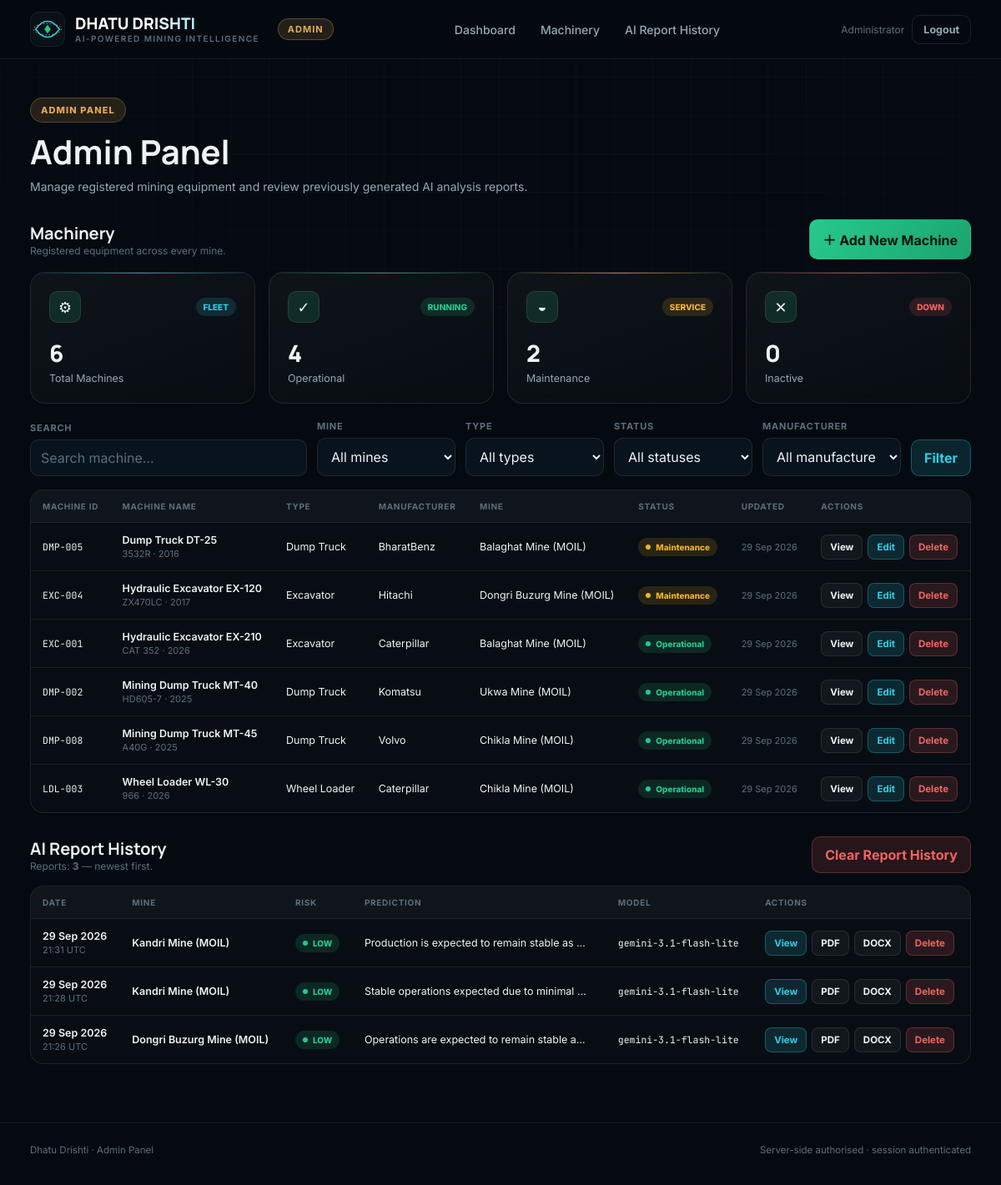
The page /admin (signed in) on the database its author committed.
### models.py (models this page shows, shortened)
class User(db.Model):
    __tablename__ = "users"
    id = db.Column(db.Integer, primary_key=True)
    email = db.Column(db.String(255), unique=True, nullable=False, index=True)
    name = db.Column(db.String(200), nullable=True)
    password_hash = db.Column(db.String(255), nullable=False)
    is_admin = db.Column(db.Boolean, nullable=False, default=False, server_default=db.false())
    created_at = db.Column(db.DateTime, default=datetime.utcnow, nullable=False)
    @property
    def display_name(self) -> str:
        return self.name or self.email

class Machinery(db.Model):
    __tablename__ = "machinery"
    id = db.Column(db.Integer, primary_key=True)
    machine_id = db.Column(db.String(100), unique=True, nullable=False, index=True)
    name = db.Column(db.String(200), nullable=False)
    machine_type = db.Column(db.String(100), nullable=True)
    manufacturer = db.Column(db.String(200), nullable=True)
    model = db.Column(db.String(200), nullable=True)
    mine_name = db.Column(db.String(200), nullable=True, index=True)
    status = db.Column(db.String(50), nullable=False, default="Operational",
                       server_default="Operational", index=True)
    year = db.Column(db.Integer, nullable=True)
    capacity = db.Column(db.String(100), nullable=True)
    description = db.Column(db.Text, nullable=True)
    created_at = db.Column(db.DateTime, default=datetime.utcnow, nullable=False)
    updated_at = db.Column(db.DateTime, default=datetime.utcnow,
                           onupdate=datetime.utcnow, nullable=False)
    @property
    def status_tone(self) -> str:
        return {
            "Operational": "ok",
            "Maintenance": "warn",
            "Inactive": "danger",
            "Retired": "muted",
        }.get(self.status, "muted")

class AIReport(db.Model):
    __tablename__ = "ai_reports"
    id = db.Column(db.Integer, primary_key=True)
    mine_name = db.Column(db.String(200), nullable=False, index=True)
    risk_level = db.Column(db.String(50), nullable=True)
    prediction = db.Column(db.Text, nullable=True)
    report_data = db.Column(db.JSON, nullable=True)
    report_text = db.Column(db.Text, nullable=True)
    model_name = db.Column(db.String(100), nullable=True)
    created_at = db.Column(db.DateTime, default=datetime.utcnow, nullable=False, index=True)
    @property
    def risk_tone(self) -> str:
        return {"HIGH": "danger", "MEDIUM": "warn", "LOW": "ok"}.get(
            (self.risk_level or "").upper(), "muted")
    @property
    def structured(self) -> dict:
        data = self.report_data
        return data if isinstance(data, dict) else {}
    @property
    def report(self) -> dict:
        data = self.structured.get("report")
        return data if isinstance(data, dict) else {}

### admin.py (the view)
@admin_bp.route("/admin")
@admin_required
def dashboard():
    machine_statement, applied = machinery_query(request.args)
    machine_total = db.session.scalar(
        select(func.count()).select_from(machine_statement.subquery())) or 0
    machine_page = _paginate(machine_total, ADMIN_PER_PAGE, _page("page"),
                              "page", "admin.dashboard")
    machines = db.session.scalars(
        machine_statement.limit(machine_page["per_page"])
                         .offset(machine_page["offset"])).all()
    report_total = db.session.scalar(select(func.count(AIReport.id))) or 0
    report_page = _paginate(report_total, ADMIN_PER_PAGE, _page("rpage"),
                             "rpage", "admin.dashboard")
    reports = db.session.scalars(
        select(AIReport).order_by(desc(AIReport.created_at), desc(AIReport.id))
        .limit(report_page["per_page"]).offset(report_page["offset"])).all()
    return render_template(
        "admin/dashboard.html",
        counts=machinery_counts(),
        statuses=MACHINE_STATUSES,
        options=_filter_options(),
        applied=applied,
        machines=machines,
        machine_pager=machine_page,
        reports=reports,
        report_pager=report_page,
        user=current_user(),
    )

### admin.py (called while the page is built)
def _page(param: str) -> int:
    try:
        value = int(request.args.get(param) or 1)
    except (TypeError, ValueError):
        value = 1
    return max(1, value)

def _paginate(total: int, per_page: int, page: int, param: str, endpoint: str) -> dict:
    total_pages = max(1, -(-total // per_page)) if per_page else 1
    page = min(page, total_pages)
    return {
        "total": total,
        "page": page,
        "pages": total_pages,
        "per_page": per_page,
        "offset": (page - 1) * per_page,
        "links": _page_links(param, page, total_pages, endpoint),
        "param": param,
    }

def _filter_options() -> dict[str, list[str]]:
    return {
        "types": distinct_machinery_values(Machinery.machine_type),
        "mines": distinct_machinery_values(Machinery.mine_name),
        "statuses": distinct_machinery_values(Machinery.status),
        "manufacturers": distinct_machinery_values(Machinery.manufacturer),
    }

### models.py (called while the page is built, shortened)
def machinery_query(args):
    statement = select(Machinery)
    applied: dict[str, str] = {}
    search = (args.get("search") or "").strip()
    for key, column in (("type", Machinery.machine_type),
                        ("mine", Machinery.mine_name),
                        ("status", Machinery.status),
                        ("manufacturer", Machinery.manufacturer)):
        value = (args.get(key) or "").strip()
        if value:
            statement = statement.where(column == value)
            applied[key] = value
    statement = statement.order_by(Machinery.name.asc())
    return statement, applied

def distinct_machinery_values(column) -> list[str]:
    rows = db.session.scalars(
        select(column).where(column.is_not(None))
        .where(column != "")
        .distinct().order_by(column)
    ).all()
    return [str(value) for value in rows]

def machinery_counts() -> dict[str, int]:
    counts = {status: 0 for status in MACHINE_STATUSES}
    rows = db.session.execute(
        select(Machinery.status, func.count(Machinery.id)).group_by(Machinery.status)
    ).all()
    for status, count in rows:
        counts[status or "Operational"] = count
    counts["total"] = sum(counts.values())
    return counts

### security.py (called while the page is built)
def current_user() -> User | None:
    user_id = session.get("uid")
    if not isinstance(user_id, int):
        return None
    return db.session.get(User, user_id)

def csrf_token() -> str:
    return generate_csrf()

### templates/admin/dashboard.html (shortened to what this page needs)
{% extends "admin/base.html" %}
{% block page %}
<div class="page-head">
 <div>
  <div class="eyebrow">ADMIN PANEL</div>
  <h1>Admin Panel</h1>
  <p>Manage registered mining equipment and review previously generated AI analysis reports.</p>
 </div>
</div>
<section class="section" id="machinery">
 <div class="section-title">
  <div><h2>Machinery</h2><p>Registered equipment across every mine.</p></div>
  <div class="head-actions">
   <a class="btn btn-primary" href="{{ url_for('admin.machine_new') }}">＋ Add New Machine</a>
  </div>
 </div>
 <div class="stats-grid">
  <div class="card stat" style="--card-accent:var(--cyan)">
   <div class="stat-top"><div class="icon">⚙</div><span class="badge info">FLEET</span></div>
   <div class="stat-value">{{ counts.total }}</div><div class="stat-label">Total Machines</div>
  </div>
  <div class="card stat" style="--card-accent:var(--green)">
   <div class="stat-top"><div class="icon">✓</div><span class="badge ok">RUNNING</span></div>
   <div class="stat-value">{{ counts.get('Operational', 0) }}</div><div class="stat-label">Operational</div>
  </div>
  <div class="card stat" style="--card-accent:var(--amber)">
   <div class="stat-top"><div class="icon">◒</div><span class="badge warn">SERVICE</span></div>
   <div class="stat-value">{{ counts.get('Maintenance', 0) }}</div><div class="stat-label">Maintenance</div>
  </div>
  <div class="card stat" style="--card-accent:var(--red)">
   <div class="stat-top"><div class="icon">✕</div><span class="badge danger">DOWN</span></div>
   <div class="stat-value">{{ counts.get('Inactive', 0) }}</div><div class="stat-label">Inactive</div>
  </div>
 </div>
 <form class="toolbar" id="machineFilters" method="get" action="{{ url_for('admin.dashboard') }}" autocomplete="off" style="margin-top:20px">
  <div class="field grow">
   <label for="search">Search</label>
   <input type="search" id="search" name="search" placeholder="Search machine..." value="{{ applied.get('search', '') }}">
  </div>
  <div class="field">
   <label for="mine">Mine</label>
   <select id="mine" name="mine">
    <option value="">All mines</option>
   </select>
  </div>
  <div class="field">
   <label for="type">Type</label>
   <select id="type" name="type">
    <option value="">All types</option>
   </select>
  </div>
  <div class="field">
   <label for="status">Status</label>
   <select id="status" name="status">
    <option value="">All statuses</option>
   </select>
  </div>
  <div class="field">
   <label for="manufacturer">Manufacturer</label>
   <select id="manufacturer" name="manufacturer">
    <option value="">All manufacturers</option>
   </select>
  </div>
  <div class="toolbar-actions">
   <button class="btn btn-cyan" type="submit">Filter</button>
  </div>
 </form>
 <div class="table-wrap">
  <table>
   <thead>
    <tr>
     <th>Machine ID</th><th>Machine Name</th><th>Type</th><th>Manufacturer</th>
     <th>Mine</th><th>Status</th><th>Updated</th><th>Actions</th>
    </tr>
   </thead>
   <tbody>
    {% for m in machines %}
    <tr>
     <td class="mono">{{ m.machine_id }}</td>
     <td><div class="cell-title">{{ m.name }}</div>{% if m.model %}<div class="cell-sub">{{ m.model }}{% if m.year %} · {{ m.year }}{% endif %}</div>{% endif %}</td>
     <td>{{ m.machine_type or '—' }}</td>
     <td>{{ m.manufacturer or '—' }}</td>
     <td>{{ m.mine_name or '—' }}</td>
     <td><span class="badge {{ m.status_tone }}"><span class="dot"></span>{{ m.status }}</span></td>
     <td class="cell-sub" style="white-space:nowrap">{{ (m.updated_at or m.created_at).strftime('%d %b %Y') if (m.updated_at or m.created_at) else '—' }}</td>
     <td class="actions-cell">
      <div class="action-row">
       <a class="btn btn-sm" href="{{ url_for('admin.machine_detail', machine_pk=m.id) }}">View</a>
       <a class="btn btn-sm btn-cyan" href="{{ url_for('admin.machine_edit', machine_pk=m.id) }}">Edit</a>
       <button class="btn btn-sm btn-danger" type="button"
               data-action="{{ url_for('admin.machine_delete', machine_pk=m.id) }}"
               data-confirm="Are you sure you want to delete this machine?"
               data-label="Delete">Delete</button>
      </div>
     </td>
    </tr>
    {% endfor %}
   </tbody>
  </table>
 </div>
</section>
<section class="section" id="reports">
 <div class="section-title">
  <div><h2>AI Report History</h2><p>Reports: <b>{{ report_pager.total }}</b> — newest first.</p></div>
  <div class="head-actions">
   {% if report_pager.total %}
   <button class="btn btn-danger" type="button"
           data-action="{{ url_for('admin.report_clear') }}"
           data-confirm="This will permanently delete all generated AI reports. Are you sure?"
           data-label="Delete all"
           data-heading="Clear Report History">Clear Report History</button>
   {% endif %}
  </div>
 </div>
 <div class="table-wrap">
  <table>
   <thead>
    <tr><th>Date</th><th>Mine</th><th>Risk</th><th>Prediction</th><th>Model</th><th>Actions</th></tr>
   </thead>
   <tbody>
    {% for r in reports %}
    <tr>
     <td style="white-space:nowrap">
      <div class="cell-title">{{ r.created_at.strftime('%d %b %Y') if r.created_at else '—' }}</div>
      <div class="cell-sub">{{ r.created_at.strftime('%H:%M UTC') if r.created_at else '' }}</div>
     </td>
     <td><div class="cell-title">{{ r.mine_name }}</div></td>
     <td>
      {% if r.risk_level %}
      <span class="badge {{ r.risk_tone }}"><span class="dot"></span>{{ r.risk_level }}</span>
      {% else %}<span class="badge muted">Not available</span>{% endif %}
     </td>
     <td><span class="truncate" title="{{ r.prediction or '' }}">{{ r.prediction or 'Not available' }}</span></td>
     <td class="mono">{{ r.model_name or '—' }}</td>
     <td class="actions-cell">
      <div class="action-row">
       <a class="btn btn-sm btn-cyan" href="{{ url_for('admin.report_detail', report_id=r.id) }}">View</a>
       {% if r.report %}
       <a class="btn btn-sm" href="{{ url_for('admin.report_download', report_id=r.id, kind='pdf') }}">PDF</a>
       <a class="btn btn-sm" href="{{ url_for('admin.report_download', report_id=r.id, kind='docx') }}">DOCX</a>
       {% endif %}
       <button class="btn btn-sm btn-danger" type="button"
               data-action="{{ url_for('admin.report_delete', report_id=r.id) }}"
               data-confirm="Are you sure you want to delete this report?"
               data-label="Delete">Delete</button>
      </div>
     </td>
    </tr>
    {% endfor %}
   </tbody>
  </table>
 </div>
</section>
{% endblock %}

### templates/admin/base.html (shortened to what this page needs)
<!DOCTYPE html>
<html lang="en">
<head>
</head>
<body>
<div class="grid-field"></div>
<header>
 <div class="brand">
  <div class="brand-text"><span class="name">DHATU DRISHTI</span><span class="sub">AI-POWERED MINING INTELLIGENCE</span></div>
  <span class="moil-tag">ADMIN</span>
 </div>
 <nav class="admin-nav">
  <a href="{{ url_for('admin.dashboard') }}">Dashboard</a>
  <a href="{{ url_for('admin.dashboard', _anchor='machinery') }}">Machinery</a>
  <a href="{{ url_for('admin.dashboard', _anchor='reports') }}">AI Report History</a>
 </nav>
 <div class="header-actions">
  <span class="whoami">{{ user.display_name if user else 'Signed out' }}</span>
  <form method="post" action="{{ url_for('admin.logout') }}" class="inline-form">
   <button class="btn btn-ghost" type="submit">Logout</button>
  </form>
 </div>
</header>
<main>
 {% block page %}{% endblock %}
</main>
<footer>
 <span>Dhatu Drishti · Admin Panel</span>
 <span>Server-side authorised · session authenticated</span>
</footer>
</body>
</html>

### rows shown on the page
User: name "Administrator"
Machinery: machine_id "DMP-005", name "Dump Truck DT-25", model "3532R", year "2016", machine_type "Dump Truck", manufacturer "BharatBenz", mine_name "Balaghat Mine (MOIL)", status "Maintenance", updated_at "29 Sep 2026"
Machinery: machine_id "EXC-004", name "Hydraulic Excavator EX-120", model "ZX470LC", year "2017", machine_type "Excavator", manufacturer "Hitachi", mine_name "Dongri Buzurg Mine (MOIL)", status "Maintenance", updated_at "29 Sep 2026"
Machinery: machine_id "EXC-001", name "Hydraulic Excavator EX-210", model "CAT 352", year "2026", machine_type "Excavator", manufacturer "Caterpillar", mine_name "Balaghat Mine (MOIL)", status "Operational", updated_at "29 Sep 2026"
Machinery: machine_id "DMP-002", name "Mining Dump Truck MT-40", model "HD605-7", year "2025", machine_type "Dump Truck", manufacturer "Komatsu", mine_name "Ukwa Mine (MOIL)", status "Operational", updated_at "29 Sep 2026"
Machinery: machine_id "DMP-008", name "Mining Dump Truck MT-45", model "A40G", year "2025", machine_type "Dump Truck", manufacturer "Volvo", mine_name "Chikla Mine (MOIL)", status "Operational", updated_at "29 Sep 2026"
Machinery: machine_id "LDL-003", name "Wheel Loader WL-30", model "966", year "2026", machine_type "Wheel Loader", manufacturer "Caterpillar", mine_name "Chikla Mine (MOIL)", status "Operational", updated_at "29 Sep 2026"
AIReport: created_at "29 Sep 2026", created_at "21:31 UTC", mine_name "Kandri Mine (MOIL)", risk_level "LOW", prediction "Production is expected to remain stable as…", model_name "gemini-3.1-flash-lite"
AIReport: created_at "29 Sep 2026", created_at "21:28 UTC", mine_name "Kandri Mine (MOIL)", risk_level "LOW", prediction "Stable operations expected due to minimal…", model_name "gemini-3.1-flash-lite"
AIReport: created_at "29 Sep 2026", created_at "21:26 UTC", mine_name "Dongri Buzurg Mine (MOIL)", risk_level "LOW", prediction "Operations are expected to remain stable a…", model_name "gemini-3.1-flash-lite"

### other values the page prints
{{ counts.total }} "6"
{{ counts.get('Operational', 0) }} "4"
{{ counts.get('Maintenance', 0) }} "2"
{{ counts.get('Inactive', 0) }} "0"
{{ report_pager.total }} "3"
